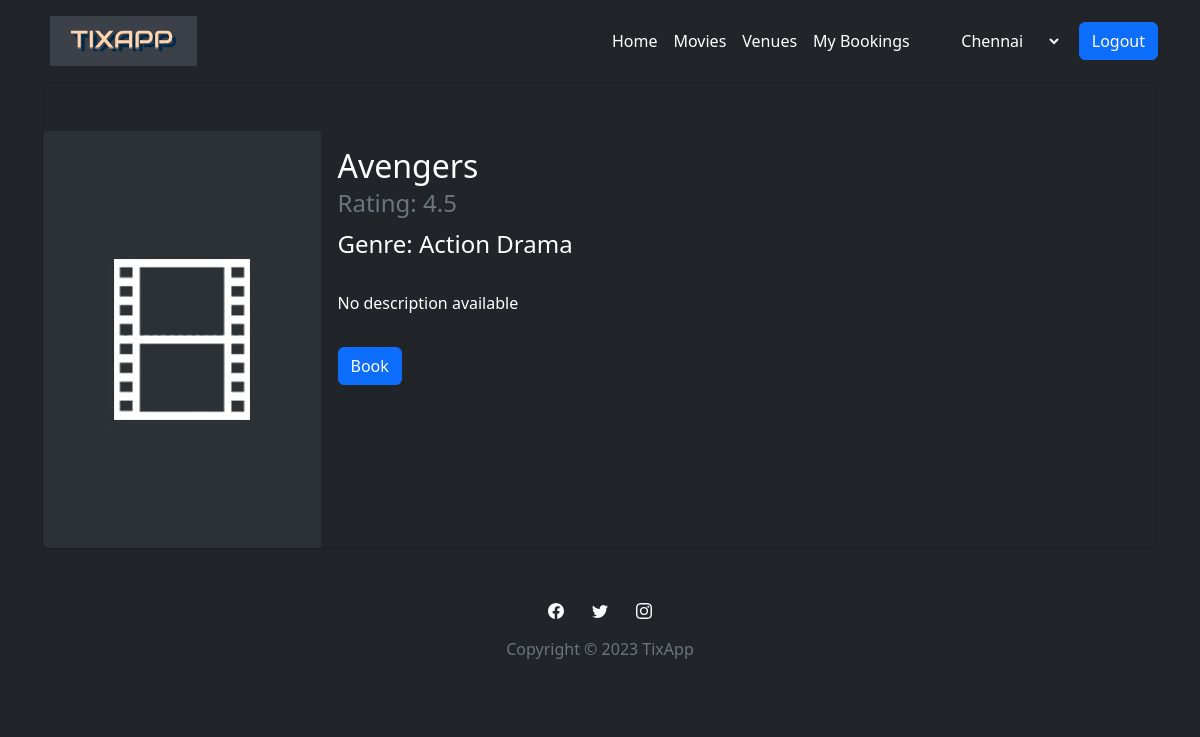
/movies/1 (signed in), run on the app's committed database.
### website/models.py (models this page shows)
class User(db.Model, UserMixin):
    id = db.Column(db.Integer, primary_key=True)
    email = db.Column(db.String(150), unique=True)
    password = db.Column(db.String(150))
    username = db.Column(db.String(150))
    city = db.Column(db.String(150))
    tickets = db.relationship('Ticket', backref='user')
    role = db.Column(db.String(20), default='user')

class Movie(db.Model):
    id = db.Column(db.Integer, primary_key=True)
    name = db.Column(db.String(150))
    rating = db.Column(db.Float)
    tags = db.relationship('Tag', secondary='mtag', backref='movies')
    show = db.relationship('Show', backref='movie')
    description = db.Column(db.String(10000), default = "No description available")
    poster = db.Column(db.String(10000), default="/static/assets/img/poster.jpg")

class Tag(db.Model):
    id = db.Column(db.Integer, primary_key=True)
    name = db.Column(db.String(255), nullable=False)

### website/views.py (the view)
@views.route('/movies/<int:movie_id>', methods=['GET'])
@login_required
def movie(movie_id):
    movie = Movie.query.filter_by(id=movie_id).first()
    return render_template("movie.html", user=current_user, movie=movie)

### website/templates/movie.html (shortened to what this page needs)
{% extends "base.html" %} {% block title %}Movie{% endblock %} {% block content
%}
<div class="card bg-dark">
  <div class="row g-0 mt-5">
    <div class="col-md-3">
      <img
        src="{{ movie.poster }}"
        class="img-fluid rounded-start"
        alt="Movie poster"
      />
    </div>
    <div class="col-md-8">
      <div class="card-body dar">
        <h2 class="card-title">{{ movie.name }}</h2>
        <h4 class="card-subtitle mb-3 text-muted">
          Rating: {{ movie.rating }}
        </h4>
        <h4 class="card-subtitle mb-3">
          Genre: {% for tag in movie.tags %}{{ tag.name }} {% endfor %}
          </div>
        <p class="card-text ps-3">
          {{ movie.description }}
        </p>
        <a href="./{{movie.id}}/book" class="btn btn-primary m-3">Book</a>
      </div>
    </div>
  </div>
</div>
{% endblock %}

### website/templates/base.html (shortened to what this page needs)
<!DOCTYPE html>
<html lang="en">
<head>
  <link rel="stylesheet" href="/static/assets/bootstrap/css/bootstrap.min.css" />
  <link rel="stylesheet" href="/static/assets/css/styles.min.css" />
  <link rel="stylesheet" href="/static/assets/css/animate.min.min.css" />
</head>
<body class="text-white" style="background: var(--bs-dark)">
  <nav class="navbar navbar-dark navbar-expand-md bg-dark py-3"
    style="background: var(--bs-gray-900); color: var(--bs-gray-100)">
    <div class="container">
      <a href="/">
        <img src="/static/assets/img/logo_dark.svg" alt="TixApp" class="ps-2"
          style="height: 50px; width: 175px; padding-right: 20px" /></a>
      <div class="collapse navbar-collapse" id="navcol-5">
        <ul class="navbar-nav ms-auto">
          {% if user.is_authenticated %}
          <li class="nav-item">
            <a class="nav-link" href="/">Home</a>
          </li>
          <li class="nav-item">
            <a class="nav-link" href="/movies">Movies</a>
          </li>
          <li class="nav-item">
            <a class="nav-link" href="/venues">Venues</a>
          </li>
          <li>
            <a href="/bookings" class="nav-link">My Bookings</a>
          </li>
        </ul>
        <form class="ms-md-3">
          <select class="btn btn-dark " name="city" id="city-select" city_selected=value >
            {% for city in city_menu %}
            {% if city[0] == user.city %}
            <option value="{{city[0]}}" selected>{{city[0]}}</option>
            {% set city_selected = city[0] %}
            {% else %}
            <option value="{{city[0]}}">{{city[0]}}</option>
            {% endif %}
            {% endfor %}
            </select>
        </form>
        <a class="btn btn-primary ms-md-3" role="button" href="/logout">Logout</a>
        {% else %}
        <ul class="navbar-nav ms-auto">
          <a class="btn btn-primary ms-md-2" role="button" href="/login">Login</a>
          <a class="btn btn-primary ms-md-2" role="button" href="/signup">Sign Up</a>
        </ul>
        {% endif %}
      </div>
    </div>
  </nav>
  <div class="container">{% block content %} {% endblock %}</div>
  <footer class="text-center bg-dark">
    <div class="text-white py-4 bg-dark py-lg-5">
      <ul class="list-inline">
        <li class="list-inline-item me-4">
        </li>
        <li class="list-inline-item me-4">
        </li>
        <li class="list-inline-item">
        </li>
      </ul>
      <p class="text-muted mb-0">Copyright © 2023 TixApp</p>
    </div>
  </footer>
</body>
</html>

### data on the page
User: city "Chennai"
Movie: poster (picture), name "Avengers", rating "4.5", description "No description available"
Tag: name "Action"
Tag: name "Drama"
